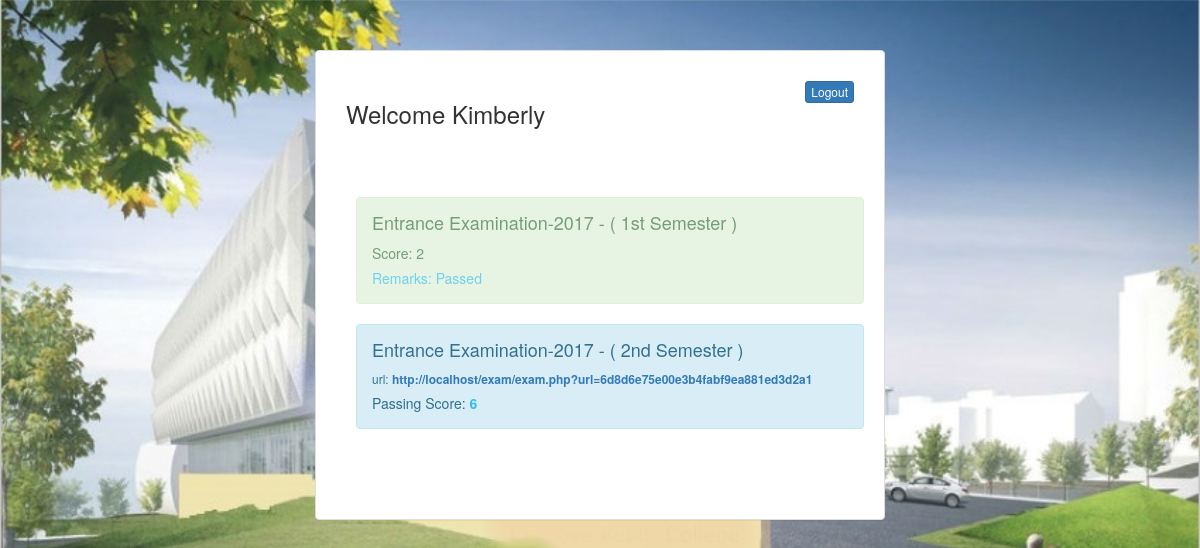
/dashboard.php (signed in), run on the app's committed database.
### tables this page shows
CREATE TABLE `user` (
  `id` int(11) NOT NULL,
  `firstname` varchar(50) NOT NULL,
  `lastname` varchar(50) NOT NULL,
  `password` text NOT NULL,
  `accessid` varchar(50) NOT NULL,
  `auth` text NOT NULL,
  `admin` text NOT NULL,
  `departmentid` int(11) NOT NULL
);

CREATE TABLE `exams` (
  `id` int(11) NOT NULL,
  `title` varchar(50) NOT NULL,
  `auth` text NOT NULL,
  `userauth` text NOT NULL,
  `passing` int(11) DEFAULT NULL,
  `semester` varchar(50) NOT NULL
);

CREATE TABLE `remarks` (
  `id` int(11) NOT NULL,
  `exam_url` text NOT NULL,
  `userid` text NOT NULL,
  `score` int(11) NOT NULL,
  `remarks` varchar(50) NOT NULL,
  `date_taken` varchar(50) NOT NULL
);

### function/function.php (called while the page is built, shortened)
<?php
function getJSONdata( $query ) {
	global $mysqli;
	$res = mysqli_query($mysqli, $query);
	$data = array();
	while ($row = mysqli_fetch_object( $res )) {
		$data[] = $row;
	}
	return $data;
}
function checkRows( $query ) {
	global $mysqli;
	$res = mysqli_query($mysqli, $query);
	return mysqli_num_rows($res);
}
function str( $string ) {
	return "'" . $string . "'";
}

### dashboard.php (the view, shortened to what this page needs)
<?php include "header.php"; ?>
<a href="?logout=<?php echo $_SESSION["userID"]; ?>" class="pull-right btn btn-primary btn-xs">Logout</a>
<h3>Welcome <?php echo $userdata[0]["firstname"]; ?></h3>
<div style="padding: 50px 0;">
	<?php
	function isRemarked( $url ) {
		$query = "select * from remarks where exam_url=" . str($url) . " and userid=" . $_SESSION["userID"];
		if(checkRows( $query )) {
			return true;
		}
	}
	function loadExams( $url ) {
		$exams = "select * from exams where auth=" . str($url);
		$data = getJSONdata($exams);
		foreach ($data as $key => $value) {
			?>
			<div style="margin: 10px;" class="col-md-12 alert <?php echo isRemarked($url) ? "alert-success __opacity" : "alert-info"; ?>">
				<h4><?php echo $value->title; ?> - ( <?php echo $value->semester; ?> )</h4>
				<?php
				if( isRemarked($url) ) {
					$getRemark = "select score, remarks from remarks where exam_url=" . str($url) . " and userid=" . $_SESSION["userID"];
					$remarkdata = getJSONdata($getRemark);
					?>
					<p>
						Score: <?php echo $remarkdata[0]->score; ?>
					</p>
					<p style="color: <?php echo $remarkdata[0]->remarks == "Failed" ? "red" : user; ?>">
						Remarks: <?php echo $remarkdata[0]->remarks; ?>
					</p>
					<?php
				} else {
					?>
					<p style="font-size: 12px;">
						url:
						<a href="exam.php?url=<?php echo $value->auth; ?>"><strong><?php echo servername . "/exam.php?url=" . $value->auth; ?></strong></a>
					</p>
					<p>
						Passing Score: <strong style="color: <?php echo user; ?>"><?php echo $value->passing; ?></strong>
					</p>
					<?php
				}
				?>
			</div>
			<?php
		}
	}
	$examinee = "select * from examinee where userid=" . $_SESSION["userID"];
	if(checkRows($examinee) > 0) {
		$data = getJSONdata($examinee);
		foreach ($data as $key => $value) {
			loadExams( $value->examurl );
		}
	} else {
		?>
		<div class="alert alert-warning">
			<strong>There is no examination found.</strong>
		</div>
		<?php
	}
	?>
	<div class="clearfix"></div>
</div>
<?php include "footer.php"; ?>

### dashboard.php (style rules this page uses)
.__opacity { opacity: 0.7; }
body { background-image: url('a.jpg'); background-size: cover; }

### data on the page
user: firstname "Kimberly"
exams: title "Entrance Examination-2017", semester "1st Semester", remarks.score "2", remarks.remarks "Passed"
exams: title "Entrance Examination-2017", semester "2nd Semester", auth "6d8d6e75e00e3b4fabf9ea881ed3d2a1", passing "6"
